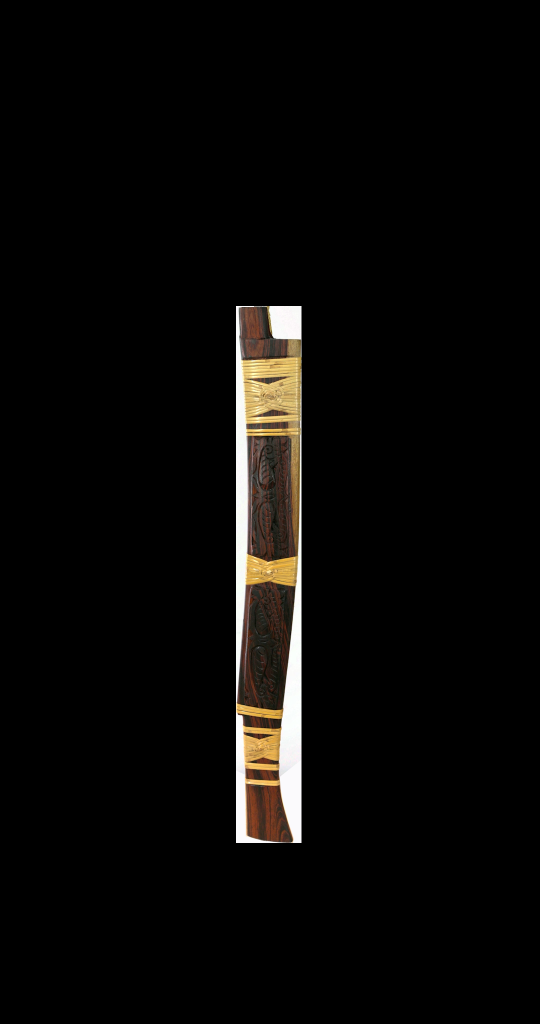
#> input picture content/artists/johnny/products/full-parang/sheath.png, 1080 x 2048 px, found by its file name (shown at 1/2 size); the run also reads 1 picture not shown here
$ python fit-sheath-path.py ../content/artists/johnny/products/full-parang
#> lines starting #> are read from the running program, lines starting #| are printed output that depends on the picture; after the words box and inside, x2 and y2 are one past the last pixel; in counts of white or black regions, pixels touching at a corner belong together
"""Usage: python tools/fit-sheath-path.py content/artists   (writes sheath_fit.json here)
Per-step best pose of the sheath while it is drawn off the blade.

Frame pixels of the sheathed turntable (1080x2048). At each travel d (the mouth centre's
drop), the sheath is rotated by theta about its mouth centre and shifted (dx, d). Ugly =
blade pixels below the moved mouth line, not covered by sheath alpha x screen-fixed mask.
"""
import sys
import json
import numpy as np
import cv2

ROOT = sys.argv[1]
S = 2
sh = cv2.imread(f'{ROOT}/johnny/products/full-parang/sheath.png', cv2.IMREAD_UNCHANGED)
#> sh is the input picture: shape (2048, 1080, 4); mean B, G, R, A 7, 8.4, 9.6, 11.8
mk = cv2.imread(f'{ROOT}/johnny/products/full-parang/sheath-mask.png', cv2.IMREAD_UNCHANGED)
bare = cv2.imread(f'{ROOT}/johnny/products/parang-only/frames/frame-00.webp')
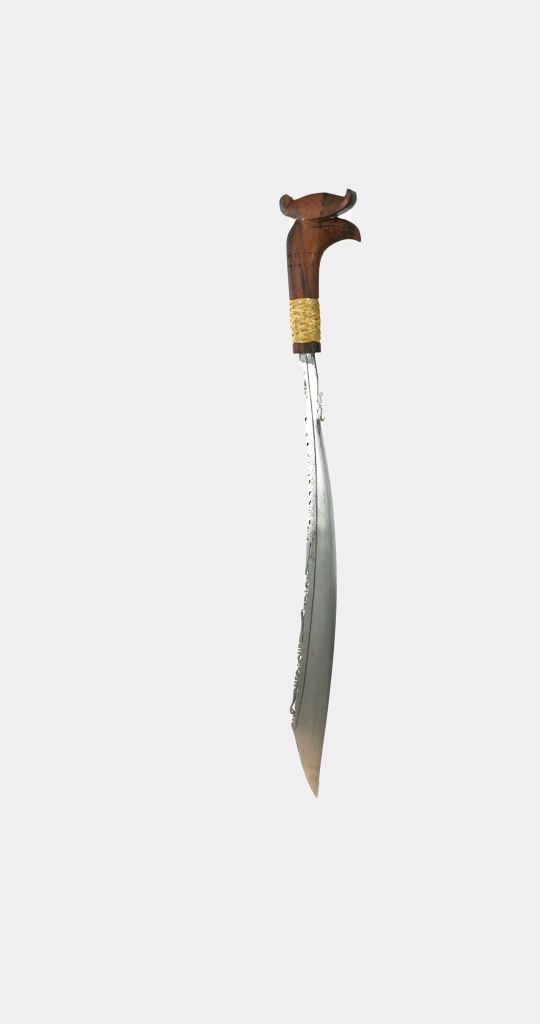
#> input picture content/artists/johnny/products/parang-only/frames/frame-00.webp, 1080 x 2048 px, found by its file name (shown at 1/2 size)
#> bare is the input picture: shape (2048, 1080, 3); mean B, G, R 234.8, 235.3, 235.6
H, W = sh.shape[:2]
#> H = 2048; W = 1080
diff = np.abs(bare.astype(int) - 239).max(axis=2)
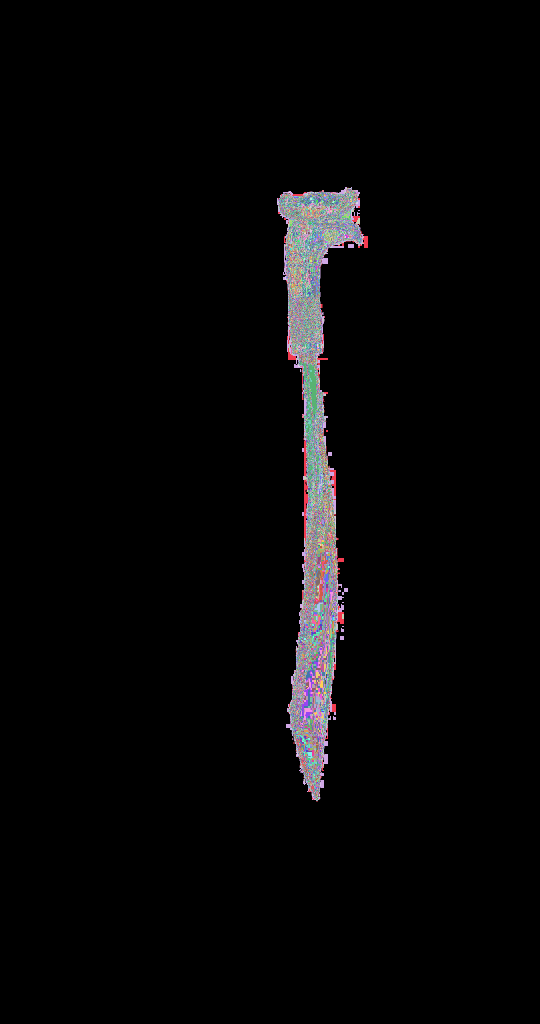
#> diff: shape (2048, 1080) int64 (shown at 1/2 size); 238 distinct labels, from 0 to 239; one colour per label, 0 black
blade = (diff > 18).astype(np.uint8)
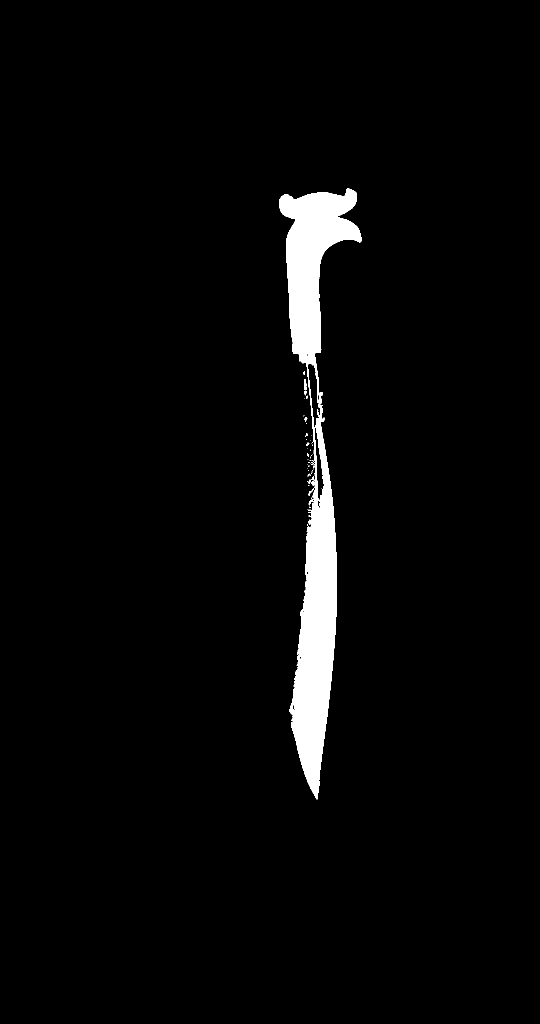
#> blade: shape (2048, 1080) (shown at 1/2 size); values 0 (black) and 1 (white), 3% white; 58 white regions (49 under 20 px), largest, box (x1, y1, x2, y2) and area: (558, 377, 723, 1599) 66796, (608, 758, 614, 780) 79, (617, 974, 630, 992) 49
r = 1.0106 / 0.95
M = np.float32([[r, 0, 540 - 649.46 * r], [0, r, 1024 - 1090.8 * r]])
blade = cv2.warpAffine(blade, M, (W, H), flags=cv2.INTER_NEAREST)
#> blade: shape (2048, 1080); values 0 (black) and 1 (white), 3.4% white; 58 white regions (48 under 20 px), largest, box (x1, y1, x2, y2) and area: (443, 265, 618, 1565) 75660, (496, 670, 502, 693) 83, (505, 900, 519, 919) 56

sa = sh[..., 3].astype(np.float32) / 255
ma = mk[..., 3].astype(np.float32) / 255
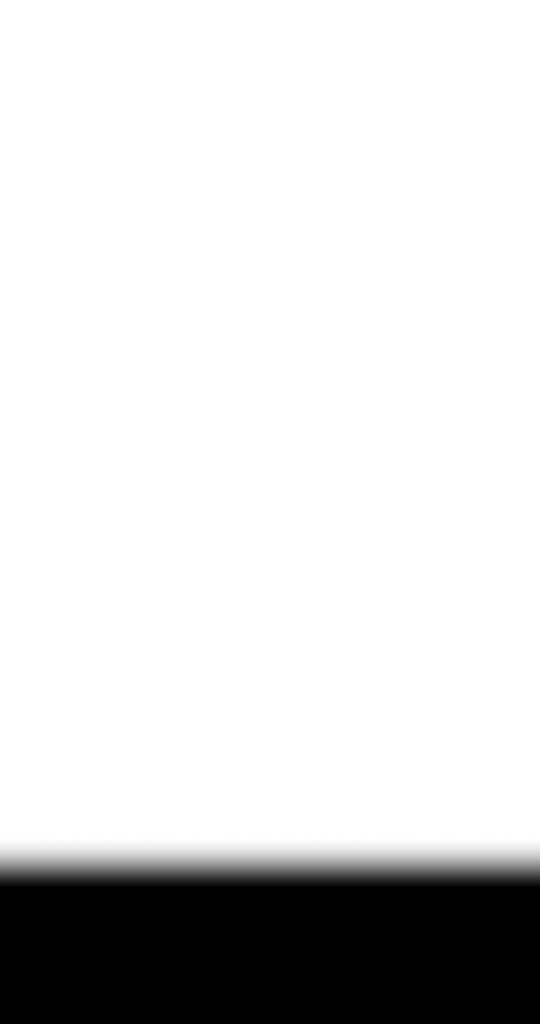
#> ma: shape (2048, 1080) float32 (shown at 1/2 size); min 0, max 1, mean 0.847
ys, xs = np.nonzero(sa > 0.5)
mouth = int(ys.min())
#> mouth = 613
mrow = xs[ys <= mouth + 3]
#> mrow = 171 values, max 538 at index 12, min 477 at index 109, mean 512.3
mx0 = float(mrow.min() + mrow.max()) / 2
#> mx0 = 507.5
print('mouth centre', mx0, mouth)
#| mouth centre 507.5 613

w, h = W // S, H // S
#> w = 540; h = 1024
sa_s = cv2.resize(sa, (w, h), interpolation=cv2.INTER_AREA)
ma_s = cv2.resize(ma, (w, h), interpolation=cv2.INTER_AREA)
bl_s = cv2.resize(blade.astype(np.float32), (w, h), interpolation=cv2.INTER_AREA) > 0.5
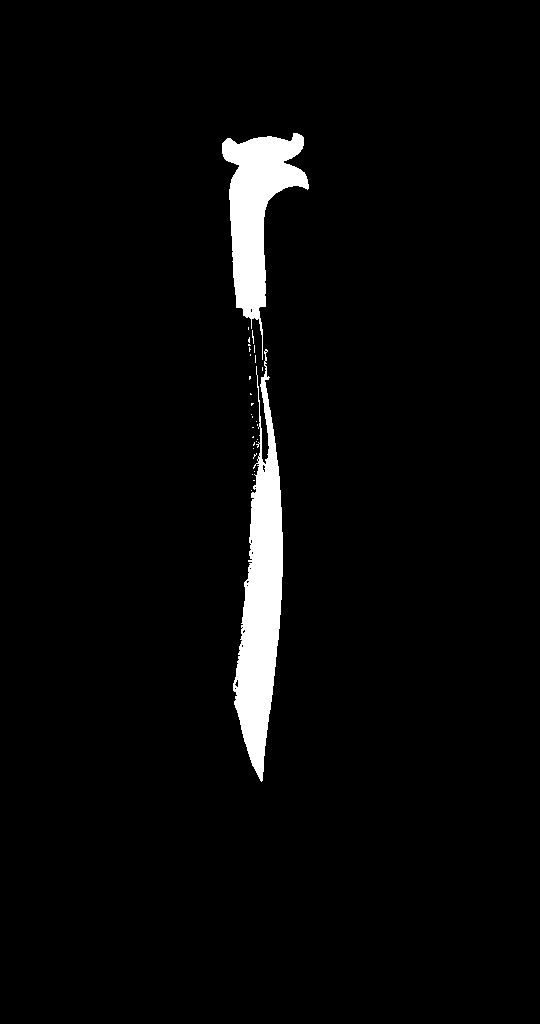
#> bl_s: shape (1024, 540) bool; 3.4% white; 29 white regions (27 under 20 px), largest, box (x1, y1, x2, y2) and area: (233, 349, 283, 782) 10602, (222, 133, 309, 360) 7895
below = np.zeros((h, w), np.uint8)
below[mouth // S + 1:, :] = 1


def pose(theta, dx, d):
    """sheath-local -> screen at /S: rotate theta (deg, screen clockwise) about the mouth
    centre, then shift by (dx, d)."""
    A = cv2.getRotationMatrix2D((mx0 / S, mouth / S), -theta, 1.0)
    A[0, 2] += dx / S
    A[1, 2] += d / S
    return A.astype(np.float32)


def ugly(A):
    cov = cv2.warpAffine(sa_s, A, (w, h)) * ma_s
    inside = cv2.warpAffine(below, A, (w, h)) > 0
    return int((bl_s & inside & (cov < 0.5)).sum()) * S * S


tip = int(np.nonzero(blade)[0].max())
#> tip = 1564
out = []
prev = (0.0, 0.0)
for d in range(0, tip - mouth + 60, 40):
    best = None
    for th in np.arange(-6, 6.01, 0.5):
        for dx in range(-40, 41, 4):
#> (the run stopped early here; a loop or call above may not have finished)
